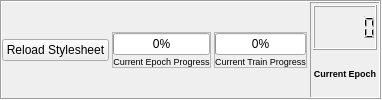
      <widget class="QFrame" name="frame_10">
       <property name="sizePolicy">
        <sizepolicy hsizetype="Preferred" vsizetype="Maximum">
         <horstretch>0</horstretch>
         <verstretch>0</verstretch>
        </sizepolicy>
       </property>
       <property name="frameShape">
        <enum>QFrame::Box</enum>
       </property>
       <property name="frameShadow">
        <enum>QFrame::Sunken</enum>
       </property>
       <layout class="QHBoxLayout" name="horizontalLayout_12">
        <property name="spacing">
         <number>3</number>
        </property>
        <property name="leftMargin">
         <number>0</number>
        </property>
        <property name="topMargin">
         <number>0</number>
        </property>
        <property name="rightMargin">
         <number>0</number>
        </property>
        <property name="bottomMargin">
         <number>0</number>
        </property>
        <item>
         <widget class="QPushButton" name="reload_stylesheet">
          <property name="text">
           <string>Reload Stylesheet</string>
          </property>
         </widget>
        </item>
        <item>
         <widget class="QFrame" name="frame_28">
          <property name="sizePolicy">
           <sizepolicy hsizetype="Expanding" vsizetype="Fixed">
            <horstretch>2</horstretch>
            <verstretch>0</verstretch>
           </sizepolicy>
          </property>
          <property name="frameShape">
           <enum>QFrame::StyledPanel</enum>
          </property>
          <property name="frameShadow">
           <enum>QFrame::Raised</enum>
          </property>
          <layout class="QVBoxLayout" name="verticalLayout_27">
           <property name="spacing">
            <number>1</number>
           </property>
           <property name="leftMargin">
            <number>0</number>
           </property>
           <property name="topMargin">
            <number>0</number>
           </property>
           <property name="rightMargin">
            <number>0</number>
           </property>
           <property name="bottomMargin">
            <number>0</number>
           </property>
           <item>
            <widget class="QProgressBar" name="epoch_progress">
             <property name="sizePolicy">
              <sizepolicy hsizetype="Expanding" vsizetype="Fixed">
               <horstretch>0</horstretch>
               <verstretch>0</verstretch>
              </sizepolicy>
             </property>
             <property name="value">
              <number>0</number>
             </property>
             <property name="alignment">
              <set>Qt::AlignRight|Qt::AlignTrailing|Qt::AlignVCenter</set>
             </property>
             <property name="orientation">
              <enum>Qt::Horizontal</enum>
             </property>
             <property name="invertedAppearance">
              <bool>false</bool>
             </property>
             <property name="textDirection">
              <enum>QProgressBar::TopToBottom</enum>
             </property>
            </widget>
           </item>
           <item>
            <widget class="QLabel" name="label_45">
             <property name="font">
              <font>
               <pointsize>7</pointsize>
              </font>
             </property>
             <property name="text">
              <string>Current Epoch Progress</string>
             </property>
             <property name="alignment">
              <set>Qt::AlignCenter</set>
             </property>
            </widget>
           </item>
          </layout>
         </widget>
        </item>
        <item>
         <widget class="QFrame" name="frame_29">
          <property name="sizePolicy">
           <sizepolicy hsizetype="Expanding" vsizetype="Fixed">
            <horstretch>5</horstretch>
            <verstretch>0</verstretch>
           </sizepolicy>
          </property>
          <property name="frameShape">
           <enum>QFrame::StyledPanel</enum>
          </property>
          <property name="frameShadow">
           <enum>QFrame::Raised</enum>
          </property>
          <layout class="QVBoxLayout" name="verticalLayout_28">
           <property name="spacing">
            <number>1</number>
           </property>
           <property name="leftMargin">
            <number>0</number>
           </property>
           <property name="topMargin">
            <number>0</number>
           </property>
           <property name="rightMargin">
            <number>0</number>
           </property>
           <property name="bottomMargin">
            <number>0</number>
           </property>
           <item>
            <widget class="QProgressBar" name="train_progress">
             <property name="sizePolicy">
              <sizepolicy hsizetype="Expanding" vsizetype="Fixed">
               <horstretch>0</horstretch>
               <verstretch>0</verstretch>
              </sizepolicy>
             </property>
             <property name="value">
              <number>0</number>
             </property>
             <property name="alignment">
              <set>Qt::AlignBottom|Qt::AlignRight|Qt::AlignTrailing</set>
             </property>
            </widget>
           </item>
           <item>
            <widget class="QLabel" name="label_46">
             <property name="font">
              <font>
               <pointsize>7</pointsize>
              </font>
             </property>
             <property name="text">
              <string>Current Train Progress</string>
             </property>
             <property name="alignment">
              <set>Qt::AlignCenter</set>
             </property>
            </widget>
           </item>
          </layout>
         </widget>
        </item>
        <item>
         <widget class="QFrame" name="frame_22">
          <property name="frameShape">
           <enum>QFrame::Panel</enum>
          </property>
          <property name="frameShadow">
           <enum>QFrame::Sunken</enum>
          </property>
          <layout class="QVBoxLayout" name="verticalLayout_31">
           <property name="spacing">
            <number>1</number>
           </property>
           <property name="leftMargin">
            <number>2</number>
           </property>
           <property name="topMargin">
            <number>2</number>
           </property>
           <property name="rightMargin">
            <number>2</number>
           </property>
           <property name="bottomMargin">
            <number>2</number>
           </property>
           <item>
            <widget class="QLCDNumber" name="current_epoch">
             <property name="frameShadow">
              <enum>QFrame::Raised</enum>
             </property>
             <property name="segmentStyle">
              <enum>QLCDNumber::Filled</enum>
             </property>
            </widget>
           </item>
           <item>
            <widget class="QLabel" name="label_41">
             <property name="font">
              <font>
               <pointsize>7</pointsize>
               <bold>true</bold>
              </font>
             </property>
             <property name="text">
              <string>Current Epoch</string>
             </property>
             <property name="alignment">
              <set>Qt::AlignCenter</set>
             </property>
            </widget>
           </item>
          </layout>
         </widget>
        </item>
       </layout>
      </widget>
